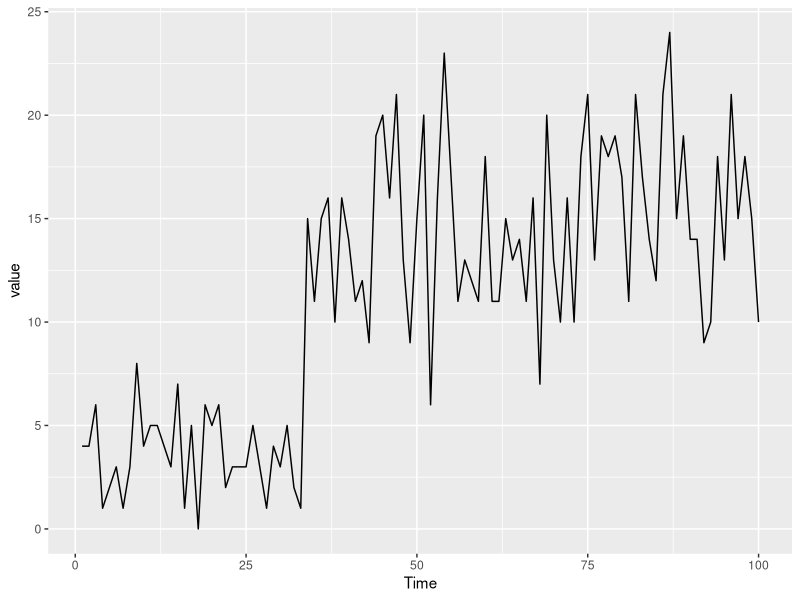
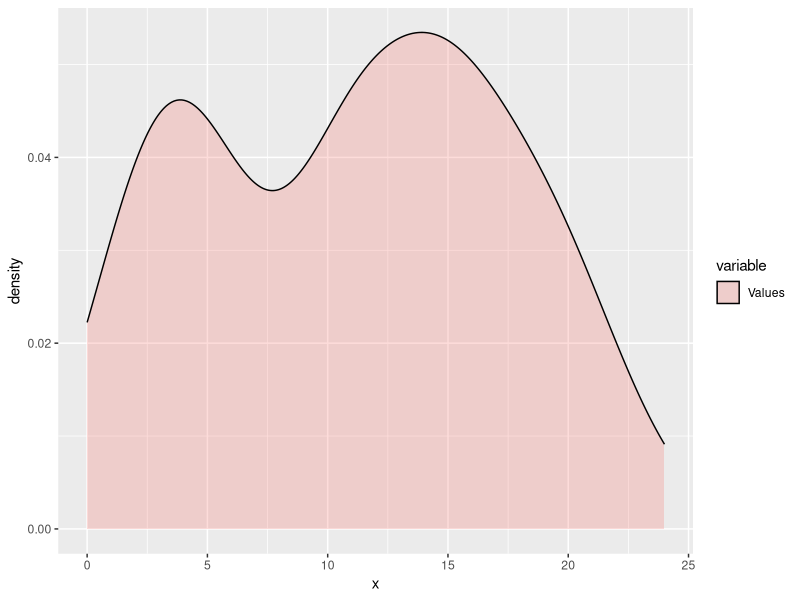

Generate these figures, in order, with R:
## ---- chunk 1
lambdas = c(3, 15)
deltas = c(0.3, 0.7)
cdf = cumsum(deltas)
unifvec = runif(100)
d1 = rpois(sum(unifvec < cdf[1]),lambdas[1])
d2 = rpois(sum(unifvec >= cdf[1]),lambdas[2])
x = c(d1,d2) 
## ---- chunk 2
library(ggplot2)
library(reshape2)
df = data.frame(Time = 1:100, Values = x)
df_melt = melt(df, id.vars = 'Time')
ggplot(df_melt, aes(x = Time, y = value)) + 
    geom_line()
## ---- chunk 3
ggplot(df_melt,aes(x=x, fill=variable)) + geom_density(alpha=0.25)
## ---- chunk 4
  # plot.ts(x, xlab = NULL, ylab = NULL)
## ---- chunk 5
  # hist(x, breaks=30, freq = F, main=NULL, xlab = NULL, ylab = NULL)
  # lines(density(x, na.rm = T, from = 0, to = max(x, na.rm = T)))
## ---- chunk 6
logit <- function(delta2) log(delta2/(1-delta2))

eta = log(lambdas)
tau = logit(deltas[2])
## ---- chunk 7
invlogit <- function(tau) exp(tau)/(1+exp(tau))

lambdas = exp(eta)
delta2 = invlogit(tau)
delta1 = 1 - delta2
## ---- chunk 8
f <- function(theta,data) {
  eta <- theta[1:2]
  tau <- theta[3]
  lambdas = exp(eta) 
  delta2 = invlogit(tau)
  delta1 = 1-delta2

  L = delta1*dpois(data,lambdas[1]) + delta2*dpois(data,lambdas[2])
  -sum(log(L))
}

#use the 25% and 75%  quantiles of the data as a guess for lambdas
quantiles <- quantile(x)
lambdaGuess = c(quantiles[2],quantiles[4]) 

deltaGuess = 0.1

# Optimize using nlm
theta <- c(log(lambdaGuess), logit(deltaGuess))
res = nlm(f, theta, data = x)

# Back transform results
lambda1Hat = exp(res$estimate[1])
lambda2Hat = exp(res$estimate[2])

delta2Hat = invlogit(res$estimate[3])
delta1Hat = 1-delta2Hat
## ---- chunk 9
PMat <- function(x, lambda) diag(dpois(x, lambda))

PMat(1, lambdas)
## ---- chunk 10
statdist <- function(gamma){
  m = dim(gamma)[1]
  matrix(1,1,m) %*% solve(diag(1,m) - gamma + matrix(1,m,m))
}
## ---- chunk 11
gamma = matrix(c(0.9,0.1,0.4,0.6), nrow = 2, byrow = TRUE)
## ---- chunk 12
delta = statdist(gamma)
## ---- chunk 13
x = 1
sum(delta %*% PMat(x, lambdas))
## ---- chunk 14
pois.hmm.alpha <- function(x, gamma, delta = NULL)
{
  n = length(x)
  alpha = vector(mode="list", length=n)
  alpha0= statdist(gamma)
  
  for(t in 1:n)
  {
    if(t==1)
    {
      prevAlpha = alpha0
    }
    else
    {
      prevAlpha = alpha[[t-1]]
    }
    alpha[[t]] = prevAlpha %*% gamma %*% PMat(x[t],lambdas)
  }
  return(alpha[[n]])#return the last itertion
}
## ---- chunk 15
x = c(0,2,1)
alpha = pois.hmm.alpha(x, gamma)
prob = sum(alpha)
prob
